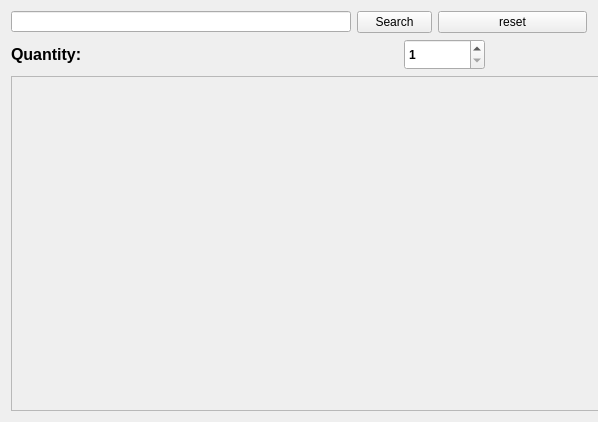
<?xml version="1.0" encoding="UTF-8"?>
<ui version="4.0">
 <class>MedicinePage</class>
 <widget class="QWidget" name="MedicinePage">
  <property name="geometry">
   <rect>
    <x>0</x>
    <y>0</y>
    <width>598</width>
    <height>422</height>
   </rect>
  </property>
  <property name="minimumSize">
   <size>
    <width>598</width>
    <height>422</height>
   </size>
  </property>
  <property name="windowTitle">
   <string>Form</string>
  </property>
  <layout class="QGridLayout" name="gridLayout">
   <item row="0" column="0">
    <layout class="QHBoxLayout" name="horizontalLayout">
     <item>
      <widget class="QLineEdit" name="lineEdit">
       <property name="minimumSize">
        <size>
         <width>340</width>
         <height>21</height>
        </size>
       </property>
       <property name="maximumSize">
        <size>
         <width>340</width>
         <height>21</height>
        </size>
       </property>
      </widget>
     </item>
     <item>
      <widget class="QPushButton" name="pushButton">
       <property name="minimumSize">
        <size>
         <width>0</width>
         <height>0</height>
        </size>
       </property>
       <property name="maximumSize">
        <size>
         <width>75</width>
         <height>24</height>
        </size>
       </property>
       <property name="text">
        <string>Search</string>
       </property>
      </widget>
     </item>
     <item>
      <widget class="QPushButton" name="reset_pushButton">
       <property name="text">
        <string>reset</string>
       </property>
      </widget>
     </item>
    </layout>
   </item>
   <item row="1" column="0">
    <layout class="QHBoxLayout" name="horizontalLayout_2">
     <item>
      <widget class="QLabel" name="label">
       <property name="font">
        <font>
         <pointsize>12</pointsize>
         <bold>true</bold>
        </font>
       </property>
       <property name="text">
        <string>Quantity:</string>
       </property>
      </widget>
     </item>
     <item alignment="Qt::AlignmentFlag::AlignHCenter|Qt::AlignmentFlag::AlignVCenter">
      <widget class="QDoubleSpinBox" name="quantity_doubleSpinBox">
       <property name="minimumSize">
        <size>
         <width>81</width>
         <height>31</height>
        </size>
       </property>
       <property name="maximumSize">
        <size>
         <width>81</width>
         <height>31</height>
        </size>
       </property>
       <property name="font">
        <font>
         <bold>true</bold>
        </font>
       </property>
       <property name="decimals">
        <number>0</number>
       </property>
       <property name="minimum">
        <double>1.000000000000000</double>
       </property>
       <property name="maximum">
        <double>99.000000000000000</double>
       </property>
      </widget>
     </item>
    </layout>
   </item>
   <item row="2" column="0">
    <widget class="QScrollArea" name="scrollArea">
     <property name="minimumSize">
      <size>
       <width>590</width>
       <height>300</height>
      </size>
     </property>
     <property name="styleSheet">
      <string notr="true">QPushButton{
	min-width: 40px;
	min-height:30px;
	font: 700 10pt;
	background-color: rgb(0, 173, 181);
	
	color: rgb(57, 62, 70);
}
background-color: rgb(85, 255, 255);</string>
     </property>
     <property name="widgetResizable">
      <bool>true</bool>
     </property>
     <widget class="QWidget" name="scrollAreaWidgetContents_2">
      <property name="geometry">
       <rect>
        <x>0</x>
        <y>0</y>
        <width>588</width>
        <height>331</height>
       </rect>
      </property>
      <layout class="QGridLayout" name="buttons_gridLayout">
       <property name="leftMargin">
        <number>0</number>
       </property>
       <property name="topMargin">
        <number>0</number>
       </property>
       <property name="bottomMargin">
        <number>0</number>
       </property>
       <property name="spacing">
        <number>8</number>
       </property>
      </layout>
     </widget>
    </widget>
   </item>
  </layout>
 </widget>
 <resources/>
 <connections/>
</ui>
